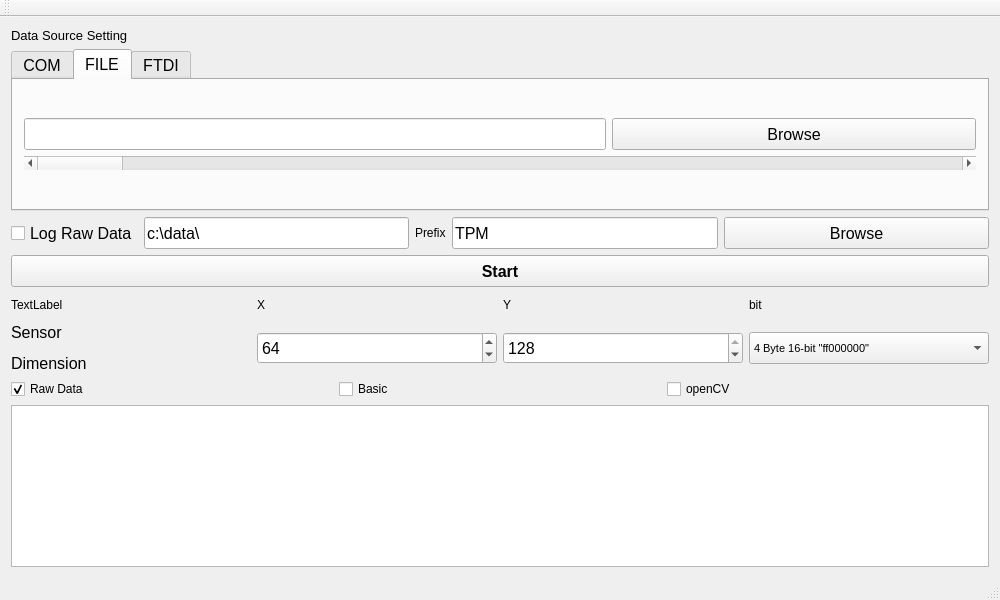
<?xml version="1.0" encoding="UTF-8"?>
<ui version="4.0">
 <class>MainWindow</class>
 <widget class="QMainWindow" name="MainWindow">
  <property name="geometry">
   <rect>
    <x>0</x>
    <y>0</y>
    <width>1000</width>
    <height>600</height>
   </rect>
  </property>
  <property name="windowTitle">
   <string>MainWindow</string>
  </property>
  <widget class="QWidget" name="centralWidget">
   <layout class="QGridLayout" name="gridLayout">
    <item row="0" column="0">
     <layout class="QVBoxLayout" name="verticalLayout" stretch="0,2,1,1,1,0,2">
      <item>
       <widget class="QLabel" name="label_7">
        <property name="font">
         <font>
          <pointsize>10</pointsize>
          <weight>50</weight>
          <bold>false</bold>
          <underline>false</underline>
          <stylestrategy>PreferAntialias</stylestrategy>
          <kerning>true</kerning>
         </font>
        </property>
        <property name="text">
         <string>Data Source Setting</string>
        </property>
       </widget>
      </item>
      <item>
       <layout class="QVBoxLayout" name="verticalLayout_2">
        <item>
         <widget class="QTabWidget" name="tabWidget">
          <property name="minimumSize">
           <size>
            <width>0</width>
            <height>0</height>
           </size>
          </property>
          <property name="font">
           <font>
            <pointsize>12</pointsize>
           </font>
          </property>
          <property name="currentIndex">
           <number>1</number>
          </property>
          <widget class="QWidget" name="tab">
           <attribute name="title">
            <string>COM</string>
           </attribute>
           <layout class="QVBoxLayout" name="verticalLayout_4">
            <item>
             <layout class="QVBoxLayout" name="verticalLayout_3" stretch="1">
              <item>
               <layout class="QHBoxLayout" name="horizontalLayout" stretch="16,10">
                <item>
                 <widget class="QComboBox" name="ComboBox_Ports">
                  <property name="minimumSize">
                   <size>
                    <width>0</width>
                    <height>32</height>
                   </size>
                  </property>
                  <property name="font">
                   <font>
                    <pointsize>12</pointsize>
                   </font>
                  </property>
                 </widget>
                </item>
                <item>
                 <widget class="QPushButton" name="Button_ScanPorts">
                  <property name="sizePolicy">
                   <sizepolicy hsizetype="Minimum" vsizetype="Fixed">
                    <horstretch>0</horstretch>
                    <verstretch>3</verstretch>
                   </sizepolicy>
                  </property>
                  <property name="minimumSize">
                   <size>
                    <width>0</width>
                    <height>32</height>
                   </size>
                  </property>
                  <property name="font">
                   <font>
                    <pointsize>12</pointsize>
                   </font>
                  </property>
                  <property name="text">
                   <string>Scan Ports</string>
                  </property>
                  <property name="iconSize">
                   <size>
                    <width>16</width>
                    <height>32</height>
                   </size>
                  </property>
                 </widget>
                </item>
               </layout>
              </item>
             </layout>
            </item>
           </layout>
          </widget>
          <widget class="QWidget" name="tab_2">
           <attribute name="title">
            <string>FILE</string>
           </attribute>
           <layout class="QVBoxLayout" name="verticalLayout_6">
            <item>
             <layout class="QVBoxLayout" name="verticalLayout_5">
              <item>
               <layout class="QHBoxLayout" name="horizontalLayout_2" stretch="16,10">
                <item>
                 <widget class="QLineEdit" name="lineEdit_readfile">
                  <property name="minimumSize">
                   <size>
                    <width>0</width>
                    <height>32</height>
                   </size>
                  </property>
                  <property name="font">
                   <font>
                    <pointsize>10</pointsize>
                   </font>
                  </property>
                 </widget>
                </item>
                <item>
                 <widget class="QPushButton" name="Button_Browse">
                  <property name="minimumSize">
                   <size>
                    <width>0</width>
                    <height>32</height>
                   </size>
                  </property>
                  <property name="font">
                   <font>
                    <pointsize>12</pointsize>
                   </font>
                  </property>
                  <property name="text">
                   <string>Browse</string>
                  </property>
                 </widget>
                </item>
               </layout>
              </item>
              <item>
               <widget class="QScrollBar" name="PosInFileBar">
                <property name="orientation">
                 <enum>Qt::Horizontal</enum>
                </property>
               </widget>
              </item>
             </layout>
            </item>
           </layout>
          </widget>
          <widget class="QWidget" name="tab_3">
           <attribute name="title">
            <string>FTDI</string>
           </attribute>
          </widget>
         </widget>
        </item>
       </layout>
      </item>
      <item>
       <layout class="QHBoxLayout" name="horizontalLayout_4" stretch="0,1,0,1,1">
        <item>
         <widget class="QCheckBox" name="checkBox">
          <property name="minimumSize">
           <size>
            <width>0</width>
            <height>32</height>
           </size>
          </property>
          <property name="font">
           <font>
            <pointsize>12</pointsize>
           </font>
          </property>
          <property name="text">
           <string>Log Raw Data</string>
          </property>
          <property name="checked">
           <bool>false</bool>
          </property>
         </widget>
        </item>
        <item>
         <widget class="QLineEdit" name="lineEdit_savedir">
          <property name="minimumSize">
           <size>
            <width>0</width>
            <height>32</height>
           </size>
          </property>
          <property name="font">
           <font>
            <pointsize>12</pointsize>
           </font>
          </property>
          <property name="text">
           <string>c:\data\</string>
          </property>
         </widget>
        </item>
        <item>
         <widget class="QLabel" name="label_6">
          <property name="text">
           <string>Prefix</string>
          </property>
         </widget>
        </item>
        <item>
         <widget class="QLineEdit" name="lineEdit_Prefix">
          <property name="minimumSize">
           <size>
            <width>0</width>
            <height>32</height>
           </size>
          </property>
          <property name="font">
           <font>
            <pointsize>12</pointsize>
           </font>
          </property>
          <property name="text">
           <string>TPM</string>
          </property>
         </widget>
        </item>
        <item>
         <widget class="QPushButton" name="Button_Browse_Save">
          <property name="minimumSize">
           <size>
            <width>0</width>
            <height>32</height>
           </size>
          </property>
          <property name="font">
           <font>
            <pointsize>12</pointsize>
           </font>
          </property>
          <property name="text">
           <string>Browse</string>
          </property>
         </widget>
        </item>
       </layout>
      </item>
      <item>
       <widget class="QPushButton" name="Button_Start">
        <property name="minimumSize">
         <size>
          <width>0</width>
          <height>32</height>
         </size>
        </property>
        <property name="font">
         <font>
          <pointsize>12</pointsize>
          <weight>75</weight>
          <bold>true</bold>
         </font>
        </property>
        <property name="text">
         <string>Start</string>
        </property>
       </widget>
      </item>
      <item>
       <layout class="QGridLayout" name="gridLayout_2">
        <item row="3" column="3">
         <widget class="QComboBox" name="ComboBox_HardPara">
          <property name="minimumSize">
           <size>
            <width>0</width>
            <height>32</height>
           </size>
          </property>
          <property name="font">
           <font>
            <pointsize>8</pointsize>
           </font>
          </property>
          <property name="currentIndex">
           <number>3</number>
          </property>
          <item>
           <property name="text">
            <string>1 Byte 4-bit</string>
           </property>
          </item>
          <item>
           <property name="text">
            <string>2 Byte 8-bit</string>
           </property>
          </item>
          <item>
           <property name="text">
            <string>3 Byte 12-bit &quot;ff000000&quot;</string>
           </property>
          </item>
          <item>
           <property name="text">
            <string>4 Byte 16-bit &quot;ff000000&quot;</string>
           </property>
          </item>
          <item>
           <property name="text">
            <string>5 Byte 20-bit</string>
           </property>
          </item>
          <item>
           <property name="text">
            <string>6 Byte 24-bit</string>
           </property>
          </item>
         </widget>
        </item>
        <item row="1" column="0">
         <widget class="QLabel" name="label_4">
          <property name="text">
           <string>TextLabel</string>
          </property>
         </widget>
        </item>
        <item row="3" column="0">
         <widget class="QLabel" name="label">
          <property name="text">
           <string>&lt;html&gt;&lt;head/&gt;&lt;body&gt;&lt;p&gt;&lt;span style=&quot; font-size:12pt;&quot;&gt;Sensor&lt;/span&gt;&lt;/p&gt;&lt;p&gt;&lt;span style=&quot; font-size:12pt;&quot;&gt;Dimension&lt;/span&gt;&lt;/p&gt;&lt;/body&gt;&lt;/html&gt;</string>
          </property>
         </widget>
        </item>
        <item row="3" column="1">
         <widget class="QSpinBox" name="DIM_X">
          <property name="minimumSize">
           <size>
            <width>0</width>
            <height>32</height>
           </size>
          </property>
          <property name="font">
           <font>
            <pointsize>12</pointsize>
           </font>
          </property>
          <property name="minimum">
           <number>1</number>
          </property>
          <property name="maximum">
           <number>128</number>
          </property>
          <property name="value">
           <number>64</number>
          </property>
         </widget>
        </item>
        <item row="3" column="2">
         <widget class="QSpinBox" name="DIM_Y">
          <property name="minimumSize">
           <size>
            <width>0</width>
            <height>32</height>
           </size>
          </property>
          <property name="font">
           <font>
            <pointsize>12</pointsize>
           </font>
          </property>
          <property name="minimum">
           <number>1</number>
          </property>
          <property name="maximum">
           <number>128</number>
          </property>
          <property name="value">
           <number>128</number>
          </property>
         </widget>
        </item>
        <item row="1" column="2">
         <widget class="QLabel" name="label_3">
          <property name="text">
           <string>Y</string>
          </property>
         </widget>
        </item>
        <item row="1" column="1">
         <widget class="QLabel" name="label_2">
          <property name="text">
           <string>X</string>
          </property>
         </widget>
        </item>
        <item row="1" column="3">
         <widget class="QLabel" name="label_5">
          <property name="text">
           <string>bit</string>
          </property>
         </widget>
        </item>
       </layout>
      </item>
      <item>
       <layout class="QHBoxLayout" name="horizontalLayout_3">
        <item>
         <widget class="QCheckBox" name="checkBox_rawData">
          <property name="text">
           <string>Raw Data</string>
          </property>
          <property name="checked">
           <bool>true</bool>
          </property>
         </widget>
        </item>
        <item>
         <widget class="QCheckBox" name="checkBox_basic">
          <property name="text">
           <string>Basic</string>
          </property>
          <property name="checked">
           <bool>false</bool>
          </property>
         </widget>
        </item>
        <item>
         <widget class="QCheckBox" name="checkBox_openCV">
          <property name="text">
           <string>openCV</string>
          </property>
         </widget>
        </item>
       </layout>
      </item>
      <item>
       <widget class="QTextEdit" name="textOutput">
        <property name="font">
         <font>
          <pointsize>10</pointsize>
         </font>
        </property>
       </widget>
      </item>
     </layout>
    </item>
   </layout>
  </widget>
  <widget class="QMenuBar" name="menuBar">
   <property name="geometry">
    <rect>
     <x>0</x>
     <y>0</y>
     <width>1000</width>
     <height>31</height>
    </rect>
   </property>
  </widget>
  <widget class="QToolBar" name="mainToolBar">
   <attribute name="toolBarArea">
    <enum>TopToolBarArea</enum>
   </attribute>
   <attribute name="toolBarBreak">
    <bool>false</bool>
   </attribute>
  </widget>
  <widget class="QStatusBar" name="statusBar"/>
 </widget>
 <layoutdefault spacing="6" margin="11"/>
 <resources/>
 <connections/>
</ui>
